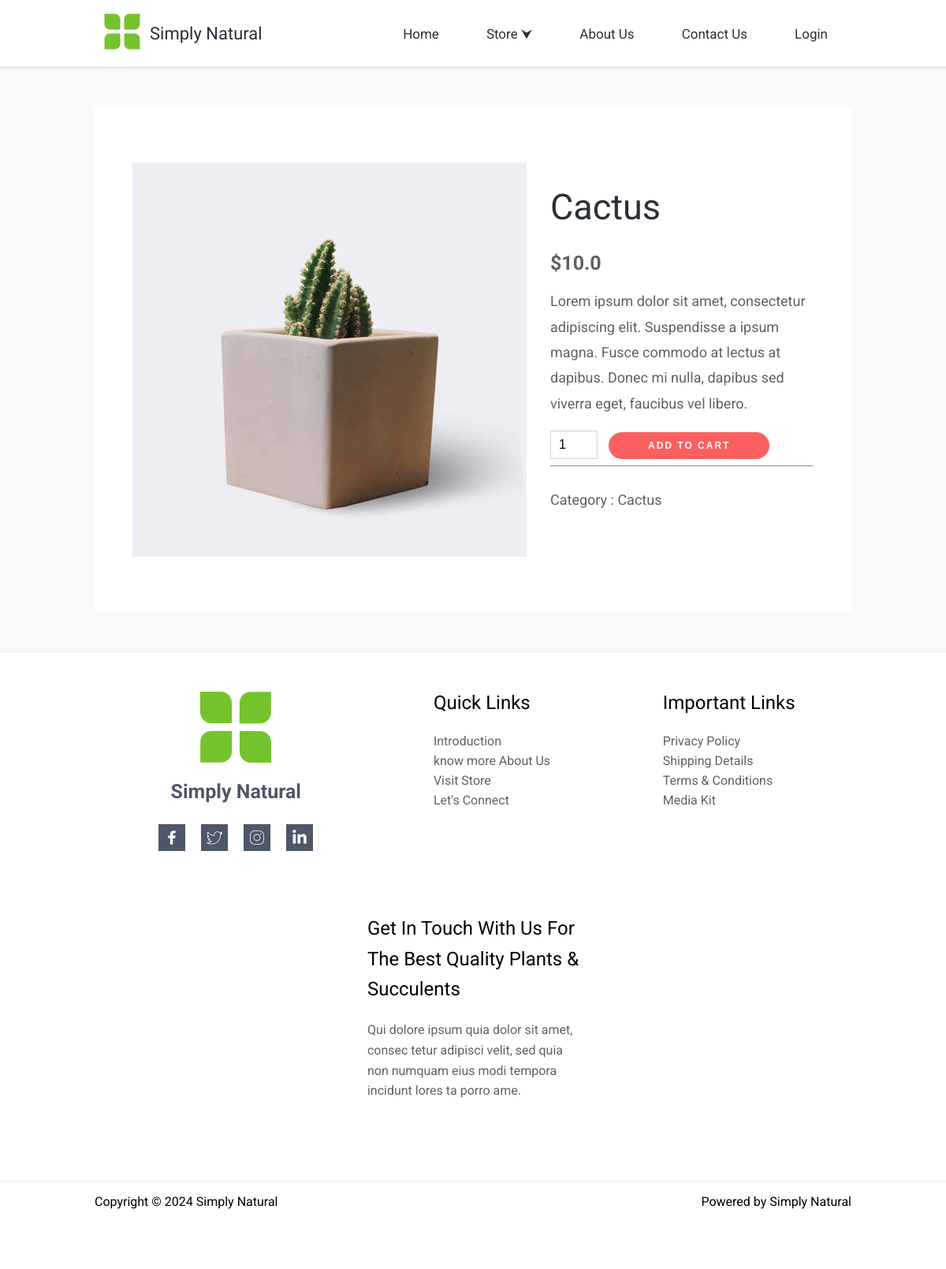
Screenshot of /store/view_product/1 with the database file from the repository.
### models.py (models this page shows, shortened)
class BaseModel:
  def create(self):
    db.session.add(self)
    db.session.commit()

class Product(db.Model, BaseModel):
  id = db.Column(db.Integer, primary_key=True)
  category_id = db.Column(db.ForeignKey("product_category.id"))
  name = db.Column(db.String, nullable=False)
  price = db.Column(db.Float, nullable=False)
  discount = db.Column(db.Boolean, default=False)
  discount_price = db.Column(db.Float)
  img = db.Column(db.String)
  description = db.Column(db.Text)
  category = db.relationship("ProductCategory")

class ProductCategory(db.Model, BaseModel):
  id = db.Column(db.Integer, primary_key=True)
  name = db.Column(db.String, nullable=False)
  product = db.relationship("Product")

### routes.py (the view, shortened to what this page needs)
@app.route("/store/view_product/<int:product_id>",  methods=["GET", "POST"])
def view_product(product_id):
  product = Product.query.get(product_id)
  category = None
  if product.category_id:
    category = ProductCategory.query.get(product.category.id).name
  form = AddProductToCart()
  if not product:
    pass
  return render_template("viewProduct.html", product=product, category=category, form=form)

### forms.py
class AddProductToCart(FlaskForm):
  quantity = IntegerField(validators=[DataRequired()])
  submit = SubmitField("ADD TO CART")

### routes.py (called while the page is built)
@app.context_processor
def inject_products():
    categories = ProductCategory.query.all()
    return dict(categories=categories)

### templates/viewProduct.html (shortened to what this page needs)
{% extends "index.html" %} {% block title %} {{product.name}} {% endblock %}
{% block content %}
<div class="content view-product-main">
	<div class="content-box">
		<div class="product-box">
			<img src="/static/img/products/{{product.img}}" alt="" />
			<div class="product-info">
				<h1>{{product.name}}</h1>
				{% if product.discount %}
				<div class="v-product-price">
					<h3 class="old-price">${{product.price}}</h3>
					<h3>${{product.discount_price}}</h3>
				</div>
				{% else %}
				<h3>${{product.price}}</h3>
				{% endif %}
				<p>{{product.description}}</p>
				<form action="" method="post">
					{{form.quantity(value=1, min=1, max=99)}}
					{{form.submit(value=form.submit.label.text)}}
				</form>
				<hr width="100%" />
				<p class="category">
					Category :
					<span>{{category}}</span>
				</p>
			</div>
		</div>
	</div>
</div>
{% endblock %}

### static/css/style.css (style rules this page uses)
:root { --main-text-color: #2b2f38; --secondary-text-color: #5d6167; --main-red: #fc5f5f; --main-green: #75c32c; }
*, *::after, *::before { box-sizing: border-box; }
body { margin: 0; font-family: "Roboto", sans-serif; }
.content { width: 100%; background-color: rgba(0, 0, 0, 0); display: flex; justify-content: center; align-items: center; }
.content-box { width: 80%; }

### static/css/navbar.css (style rules this page uses)
:root { --main-text-color: #2b2f38; --main-text-hover-color: #fc5f5f; }

### static/css/forms.css (style rules this page uses)
:root { --main-text-color: #2b2f38; --secondary-text-color: #5d6167; --main-red: #fc5f5f; --main-green: #75c32c; --main-background: #f9f9f9; }

### static/css/store.css (style rules this page uses)
:root { --main-text-color: #2b2f38; --secondary-text-color: #5d6167; --main-red: #fc5f5f; --main-green: #75c32c; --main-background: #f9f9f9; }
.view-product-main { background-color: var(--main-background); padding: 50px 0; }
.view-product-main .content-box { display: flex; justify-content: center; align-items: center; background-color: #fff; padding: 70px 0; }
.product-box { width: 90%; display: flex; flex-direction: row; justify-content: space-around; align-items: flex-start; }
.product-box img { width: 500px; height: 500px; margin-right: 30px; }
.product-info { display: flex; flex-direction: column; align-items: flex-start; justify-content: flex-start; }
.product-info h1 { text-transform: capitalize; font-size: 45px; font-weight: 400; color: var(--main-text-color); }
.product-info h3 { font-size: 25px; color: var(--secondary-text-color); margin: 0; }
.product-info p { color: var(--secondary-text-color); line-height: 1.8; font-size: 18px; }
.product-info input[type="number"] { padding: 8px 10px; font-size: 16px; width: 60px; border: 1px solid #d3d3d3; }
.product-info input[type="submit"] { border: none; font-size: 12px; font-weight: 600; letter-spacing: 2px; background-color: var(--main-red); color: #fff; cursor: pointer; border-radius: 100px; padding: 10px 50px; transition: all 0.2s; margin-left: 10px; }

### static/css/cart.css (style rules this page uses)
:root { --main-text-color: #2b2f38; --secondary-text-color: #5d6167; --main-red: #fc5f5f; --main-green: #75c32c; --main-background: #f9f9f9; }

### rows the page displays
Product: img (picture), name "Cactus", price "10.0", description "Lorem ipsum dolor sit amet, consectetur adipiscing elit. Suspendisse a ipsum magna. Fusce commodo at lectus at dapibus. Donec mi nulla, dapibus sed viverra eget, faucibus vel libero."
ProductCategory: name "Cactus"
